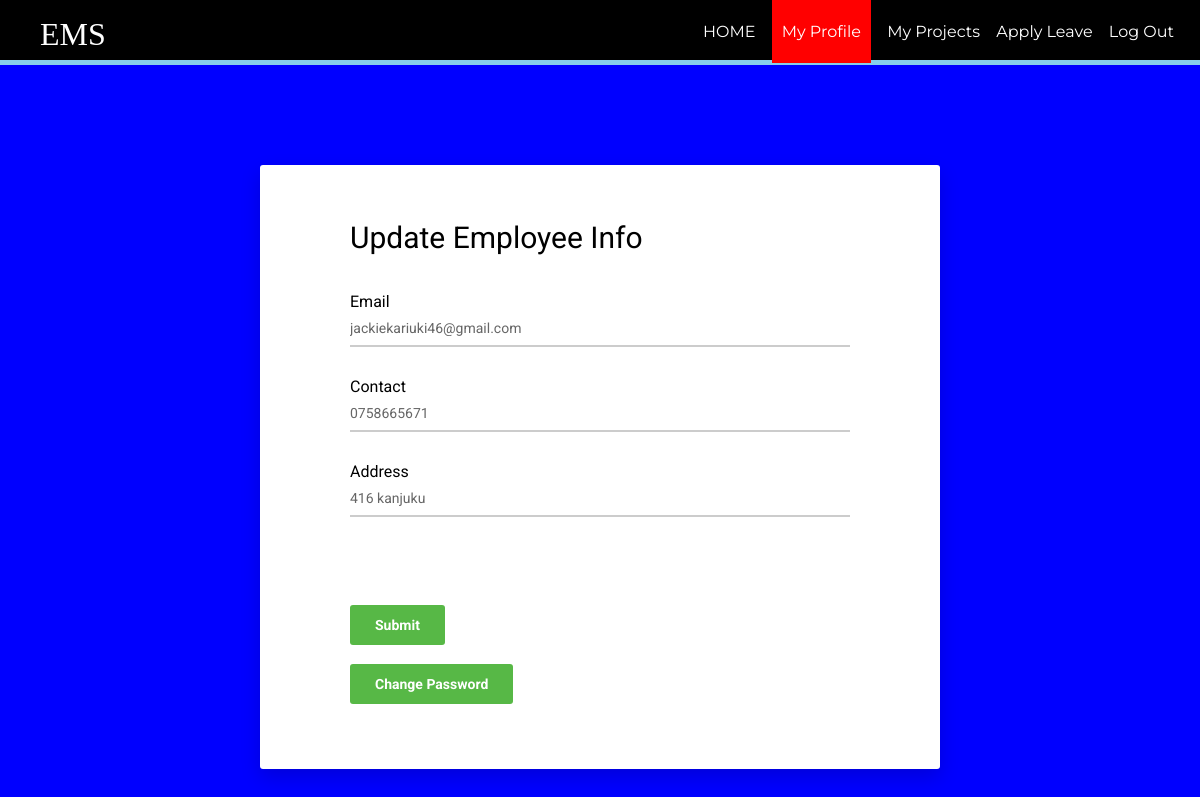
The app's page /employee/myprofileup.php?id=116 with its own data.
### tables this page shows
CREATE TABLE `employee` (
  `id` int(11) NOT NULL,
  `firstName` varchar(100) NOT NULL,
  `lastName` varchar(100) NOT NULL,
  `email` varchar(100) NOT NULL,
  `password` text NOT NULL,
  `birthday` date NOT NULL,
  `gender` varchar(10) NOT NULL,
  `contact` varchar(20) NOT NULL,
  `nid` int(20) NOT NULL,
  `address` varchar(100) DEFAULT NULL,
  `dept` varchar(100) NOT NULL,
  `degree` varchar(100) NOT NULL,
  `pic` text NOT NULL
);

### employee/myprofileup.php (the view, shortened to what this page needs)
<?php
require_once ('process/dbh.php');
?>
<?php
  $id = (isset($_GET['id']) ? $_GET['id'] : '');
  $sql = "SELECT * from `employee` WHERE id=$id";
  $result = mysqli_query($conn, $sql);
  if($result){
  while($res = mysqli_fetch_assoc($result)){
  $email = $res['email'];
  $contact = $res['contact'];
  $address = $res['address'];
}
}
?>
<html>
<head>
    <link href="vendor/mdi-font/css/material-design-iconic-font.min.css" rel="stylesheet" media="all">
    <link href="vendor/font-awesome-4.7/css/font-awesome.min.css" rel="stylesheet" media="all">
    <link href="vendor/select2/select2.min.css" rel="stylesheet" media="all">
    <link href="vendor/datepicker/daterangepicker.css" rel="stylesheet" media="all">
    <link href="css/main.css" rel="stylesheet" media="all">
</head>
<body>
  <header>
    <nav>
      <h1>EMS</h1>
      <ul id="navli">
        <li><a class="homeblack" href="eloginwel.php?id=<?php echo $id?>"">HOME</a></li>
        <li><a class="homered" href="myprofile.php?id=<?php echo $id?>"">My Profile</a></li>
        <li><a class="homeblack" href="empproject.php?id=<?php echo $id?>"">My Projects</a></li>
        <li><a class="homeblack" href="applyleave.php?id=<?php echo $id?>"">Apply Leave</a></li>
        <li><a class="homeblack" href="elogin.html">Log Out</a></li>
      </ul>
    </nav>
  </header>
  <div class="divider"></div>
  <div class="page-wrapper bg-blue p-t-100 p-b-100 font-robo">
        <div class="wrapper wrapper--w680">
            <div class="card card-1">
                <div class="card-body">
                    <h2 class="title">Update Employee Info</h2>
                    <form id = "registration" action="myprofileup.php" method="POST">
                        <div class="input-group">
                          <p>Email</p>
                            <input class="input--style-1" type="email"  name="email" value="<?php echo $email;?>">
                        </div>
                        <div class="input-group">
                          <p>Contact</p>
                            <input class="input--style-1" type="number" name="contact" value="<?php echo $contact;?>">
                        </div>
                         <div class="input-group">
                          <p>Address</p>
                            <input class="input--style-1" type="text"  name="address" value="<?php echo $address;?>">
                        </div>
                        <input type="hidden" name="id" id="textField" value="<?php echo $id;?>" required="required"><br><br>
                        <div class="p-t-20">
                            <button class="btn btn--radius btn--green" type="submit" name="update">Submit</button>
                        </div>
                    </form>
                    <br>
                    <button class="btn btn--radius btn--green" onclick="window.location.href = 'changepassemp.php?id=<?php echo $id?>';">Change Password</button>
                </div>
            </div>
        </div>
    </div>
</body>
</html>

### employee/css/main.css (style rules this page uses)
body { margin: 0px; }
header { background: black; color: white; padding: 16px 20px 6px 40px; height: 60px; }
header h1 { display: inline; font-family: 'Times New Roman'; font-weight: 400; font-size: 32px; float: left; margin-top: 0px; margin-right: 10px; }
nav ul { display: inline; padding: 6px; float: right; }
nav ul li { display: inline-block; list-style-type: none; color: white; float: none; margin-left: 12px; }
nav ul li a { color: white; text-decoration: none; }
#navli { font-family: 'Montserrat', sans-serif; }
.homered { background-color: red; padding: 30px 10px 22px 10px; }
.divider { background-color: skyblue; height: 5px; }
.font-robo { font-family: "Roboto", "Arial", "Helvetica Neue", sans-serif; }
html { -webkit-box-sizing: border-box; -moz-box-sizing: border-box; box-sizing: border-box; }
* { padding: 0; margin: 0; }
*, *:before, *:after { -webkit-box-sizing: inherit; -moz-box-sizing: inherit; box-sizing: inherit; }
h2, h3, h4, h5, h6, blockquote, p, pre, dl, dd, ol, ul, figure, hr, fieldset, legend { margin: 0; padding: 0; }
button { outline: none; background: none; border: none; }
.page-wrapper { min-height: 100vh; }
h1, h2, h3, h4, h5, h6 { font-weight: 400; }
h1 { font-size: 36px; }
h2 { font-size: 30px; }
.bg-blue { background: blue; }
.p-t-100 { padding-top: 100px; }
.p-t-20 { padding-top: 20px; }
.p-b-100 { padding-bottom: 100px; }
.wrapper { margin: 0 auto; }
.wrapper--w680 { max-width: 680px; }
.btn { line-height: 40px; display: inline-block; padding: 0 25px; cursor: pointer; font-family: "Roboto", "Arial", "Helvetica Neue", sans-serif; color: #fff; -webkit-transition: all 0.4s ease; -o-transition: all 0.4s ease; -moz-transition: all 0.4s ease; transition: all 0.4s ease; font-size: 14px; font-weight: 700; }
.btn--radius { -webkit-border-radius: 3px; -moz-border-radius: 3px; border-radius: 3px; }
.btn--green { background: #57b846; }
input { outline: none; margin: 0; border: none; -webkit-box-shadow: none; -moz-box-shadow: none; box-shadow: none; width: 100%; font-size: 14px; font-family: inherit; }
.input-group { position: relative; margin-bottom: 30px; border-bottom: 2px solid #ccc; }
.input--style-1 { padding: 9px 0; color: #666; }
.title { margin-bottom: 37px; }
.card { overflow: hidden; -webkit-border-radius: 3px; -moz-border-radius: 3px; border-radius: 3px; background: #fff; }
.card-1 { -webkit-box-shadow: 0px 8px 20px 0px rgba(0, 0, 0, 0.15); -moz-box-shadow: 0px 8px 20px 0px rgba(0, 0, 0, 0.15); box-shadow: 0px 8px 20px 0px rgba(0, 0, 0, 0.15); }
.card-1 .card-body { padding: 0 90px; padding-top: 55px; padding-bottom: 65px; }

### records on screen
employee: email "jackiekariuki46@gmail.com", contact "0758665671", address "416 kanjuku"
